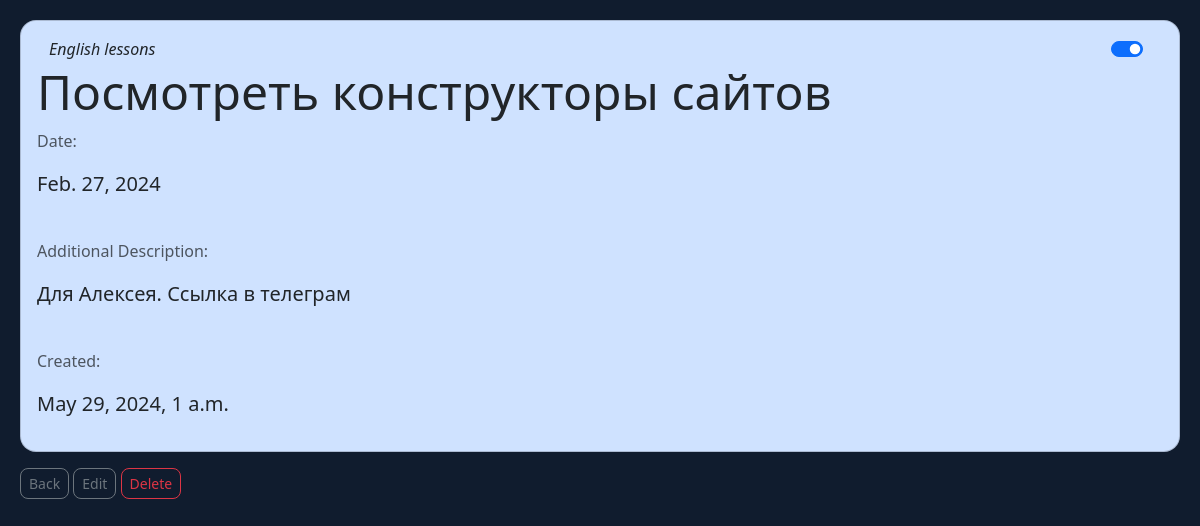
The page /show_task/10 on the database its author committed.
### reminders/models.py (models this page shows)
class Reminder(models.Model):
    name = models.CharField('Reminder', max_length=120)
    board = models.ForeignKey(Board, blank=True, null=True, on_delete=models.SET_NULL)
    date = models.DateField('Date')
    reminder_time = models.TimeField('Time', blank=True, null=True)
    description = models.TextField(blank=True)
    assignee = models.ManyToManyField(MyUser, blank=True)
    status = models.BooleanField('Status', default=False)
    created_date = datetime.now()
    created_by = User
    def __str__(self):
        return self.name

class Board(models.Model):
    name = models.CharField('Board Name', max_length=120)
    color = models.CharField('Board Color', max_length=20)
    people = models.ManyToManyField(MyUser)
    def __str__(self):
        return self.name

### reminders/views.py (the view)
# urls.py: path('show_task/<reminder_id>', views.show_task, name="show-task"),
def show_task(request, reminder_id):
    reminder = Reminder.objects.get(pk=reminder_id)
    return render(request, 'reminders/show_task.html',
                  {'reminder': reminder})

### reminders/templates/reminders/show_task.html (shortened to what this page needs)
<!doctype html>
<html lang="en">
  <head>
    <link href="https://cdn.jsdelivr.net/npm/bootstrap@5.3.2/dist/css/bootstrap.min.css" rel="stylesheet">
</head>
  <body>
    <div class="card bg-{{reminder.board.color}} mb-3 rounded-4">
        <div class="card-body">
          <div class="container">
            <div class="row">
              <div class="col text-start">
                <p class="card-text"><em>{{reminder.board}}</em></p>
              </div>
              <div class="col d-flex justify-content-end">
                {% include 'reminders/switch.html' %}
          </div>
        </div>
      </div>
        <h1 class="card-title">{{reminder}}</h1>
            <p class="card-text text-body-secondary fs-8">Date:</p>
            {% if reminder.reminder_time == None %}
            <p class="card-text fs-5">{{reminder.date}}</p>
            {% else %}
            <p class="card-text fs-5">{{reminder.date}} - {{reminder.reminder_time | time:"H:i"}}</p>
            {% endif %}
<br/>
            <p class="card-text text-body-secondary fs-8">Additional Description:</p>
            <p class="card-text fs-5">{{reminder.description}}</p>
<br/>
            <p class="card-text text-body-secondary fs-8">Created:</p>
            <p class="card-text fs-5">{{reminder.created_date}}</p>
        </div>
      </div>
      <a href="{% url 'home'%}" class="btn btn-outline-secondary btn-sm rounded-3">Back</a>
      <a href="{% url 'edit-reminder' reminder.id%}" class="btn btn-outline-secondary btn-sm rounded-3">Edit</a></td>
      <a href="{% url 'delete-reminder' reminder.id%}" class="btn btn-outline-danger btn-sm rounded-3">Delete</a>
  </body>
</html>

### reminders/templates/reminders/show_task.html (style rules this page uses)
body { background-color: #101C2E; color: #5D8BFF; margin-left: 20px; margin-right: 20px; margin-top: 20px; }
h1 { font-size: 3em; }

### rows shown on the page
Reminder: board "English lessons", name "Посмотреть конструкторы сайтов", date "Feb. 27, 2024", description "Для Алексея. Ссылка в телеграм", created_date "May 29, 2024, 1 a.m."
